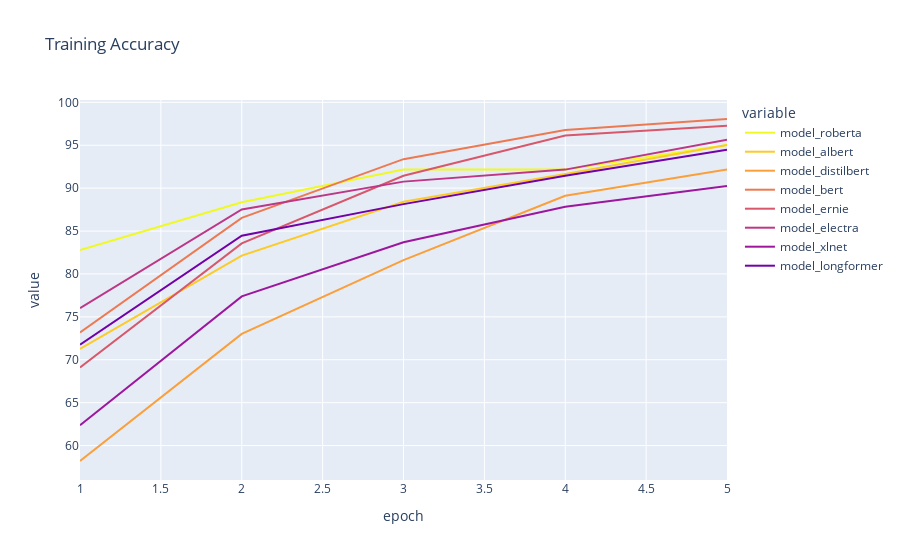

Notebook code cell kept with this figure:
### Code cell
fig = px.line(df_acc_harassment, x='epoch', y=df.columns[1:9], color_discrete_sequence=px.colors.sequential.Plasma_r, #["red", "green", "blue", "goldenrod", "magenta"],
             title="Training Accuracy")

# Show plot 
fig.show()

### Figure 1 — Plotly figure (JSON) as saved in the notebook; plotly's stock layout.template omitted (floating-point values rounded to 4 significant figures)
{"data": [{"hovertemplate": "variable=model_roberta<br>epoch=%{x}<br>value=%{y}<extra></extra>", "legendgroup": "model_roberta", "line": {"color": "#f0f921", "dash": "solid"}, "mode": "lines", "name": "model_roberta", "orientation": "v", "showlegend": true, "type": "scatter", "x": [1, 2, 3, 4, 5], "xaxis": "x", "y": [82.8, 88.35, 92.16, 92.16, 95.04], "yaxis": "y"}, {"hovertemplate": "variable=model_albert<br>epoch=%{x}<br>value=%{y}<extra></extra>", "legendgroup": "model_albert", "line": {"color": "#fdca26", "dash": "solid"}, "mode": "lines", "name": "model_albert", "orientation": "v", "showlegend": true, "type": "scatter", "x": [1, 2, 3, 4, 5], "xaxis": "x", "y": [71.28, 82.14, 88.41, 91.64, 95.04], "yaxis": "y"}, {"hovertemplate": "variable=model_distilbert<br>epoch=%{x}<br>value=%{y}<extra></extra>", "legendgroup": "model_distilbert", "line": {"color": "#fb9f3a", "dash": "solid"}, "mode": "lines", "name": "model_distilbert", "orientation": "v", "showlegend": true, "type": "scatter", "x": [1, 2, 3, 4, 5], "xaxis": "x", "y": [58.2, 73.01, 81.62, 89.11, 92.16], "yaxis": "y"}, {"hovertemplate": "variable=model_bert<br>epoch=%{x}<br>value=%{y}<extra></extra>", "legendgroup": "model_bert", "line": {"color": "#ed7953", "dash": "solid"}, "mode": "lines", "name": "model_bert", "orientation": "v", "showlegend": true, "type": "scatter", "x": [1, 2, 3, 4, 5], "xaxis": "x", "y": [73.19, 86.54, 93.37, 96.77, 98.06], "yaxis": "y"}, {"hovertemplate": "variable=model_ernie<br>epoch=%{x}<br>value=%{y}<extra></extra>", "legendgroup": "model_ernie", "line": {"color": "#d8576b", "dash": "solid"}, "mode": "lines", "name": "model_ernie", "orientation": "v", "showlegend": true, "type": "scatter", "x": [1, 2, 3, 4, 5], "xaxis": "x", "y": [69.1, 83.56, 91.44, 96.14, 97.26], "yaxis": "y"}, {"hovertemplate": "variable=model_electra<br>epoch=%{x}<br>value=%{y}<extra></extra>", "legendgroup": "model_electra", "line": {"color": "#bd3786", "dash": "solid"}, "mode": "lines", "name": "model_electra", "orientation": "v", "showlegend": true, "type": "scatter", "x": [1, 2, 3, 4, 5], "xaxis": "x", "y": [76.02, 87.51, 90.76, 92.16, 95.64], "yaxis": "y"}, {"hovertemplate": "variable=model_xlnet<br>epoch=%{x}<br>value=%{y}<extra></extra>", "legendgroup": "model_xlnet", "line": {"color": "#9c179e", "dash": "solid"}, "mode": "lines", "name": "model_xlnet", "orientation": "v", "showlegend": true, "type": "scatter", "x": [1, 2, 3, 4, 5], "xaxis": "x", "y": [62.37, 77.38, 83.7, 87.83, 90.25], "yaxis": "y"}, {"hovertemplate": "variable=model_longformer<br>epoch=%{x}<br>value=%{y}<extra></extra>", "legendgroup": "model_longformer", "line": {"color": "#7201a8", "dash": "solid"}, "mode": "lines", "name": "model_longformer", "orientation": "v", "showlegend": true, "type": "scatter", "x": [1, 2, 3, 4, 5], "xaxis": "x", "y": [71.77, 84.46, 88.14, 91.43, 94.48], "yaxis": "y"}], "layout": {"legend": {"title": {"text": "variable"}, "tracegroupgap": 0}, "title": {"text": "Training Accuracy"}, "xaxis": {"anchor": "y", "domain": [0, 1], "title": {"text": "epoch"}}, "yaxis": {"anchor": "x", "domain": [0, 1], "title": {"text": "value"}}}}
